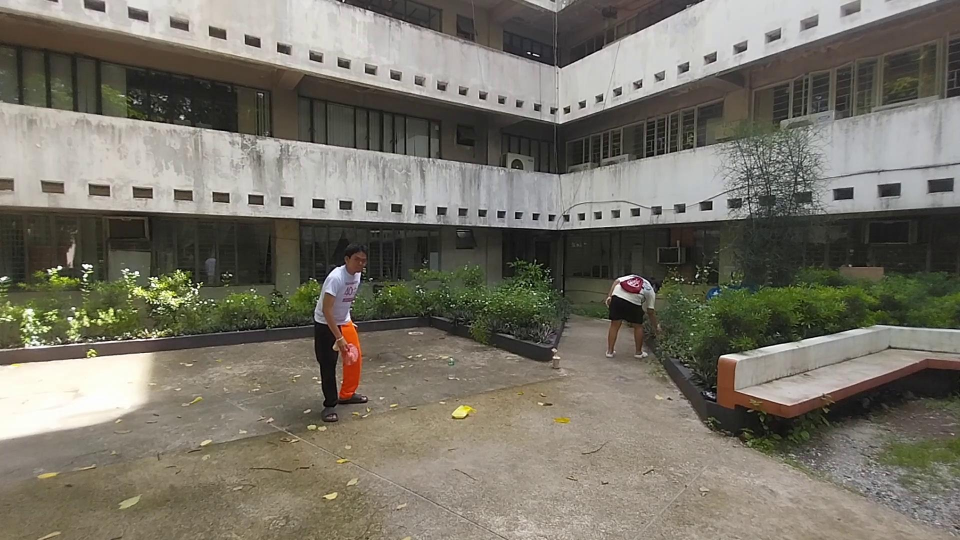
#> input picture test_data/littering/video_10_17_jpg.rf.d73b2a9d727118e168d143d8230f33f4.jpg, 1920 x 1080 px (shown at 1/2 size)
$ python -i spawn_shortclip_experiment.py   (imports and definitions only)
#> lines starting #> are read from the running program, lines starting #| are printed output that depends on the picture
"""Short-clip test of the 'something spawned near a person' idea.

The first frame of a ~3 s window stands in for a background model that has already learned the
empty scene. A candidate is a region that differs from that reference, has stayed unchanged for
`stable_s`, is not covered by any person (now or in the reference frame), and had a person
standing next to it in the last `owner_s` seconds.
"""
import itertools
import json
import pickle
import sys

import cv2
import numpy as np

from pathlib import Path
sys.path.insert(0, str(Path(__file__).resolve().parents[1]))
from stage1_bench import box_hit  # noqa: E402
from stage1_gate import expand_box  # noqa: E402

WIDTH = 480


def small_gray(img):
    s = WIDTH / img.shape[1]
    g = cv2.resize(img, (WIDTH, int(img.shape[0] * s)), interpolation=cv2.INTER_AREA)
    return cv2.GaussianBlur(cv2.cvtColor(g, cv2.COLOR_BGR2GRAY), (5, 5), 0).astype(np.float32), s


# [94 lines left out: functions person_mask, spawn_events, load_litter, load_avenue_normal, score, not called in this run]


# [14 lines not run here, left out]

>>> import cv2
>>> picture = cv2.imread('../../test_data/littering/video_10_17_jpg.rf.d73b2a9d727118e168d143d8230f33f4.jpg')
#> picture is the input picture: shape (1080, 1920, 3); mean B, G, R 103.5, 115, 118.9
>>> result = small_gray(picture)
#> in small_gray, `g = cv2.resize(img, (WIDTH, int(img.shape[0] * s)), interpolation=cv2...`:
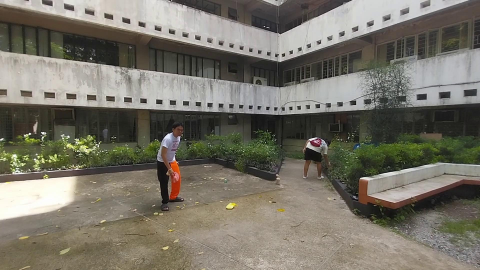
#> g: shape (270, 480, 3); mean B, G, R 103.5, 115, 118.9

$ run again, on test_data/littering/video_11_18_jpg.rf.671cd0f44b52a705fae1f0acb449f0f8.jpg
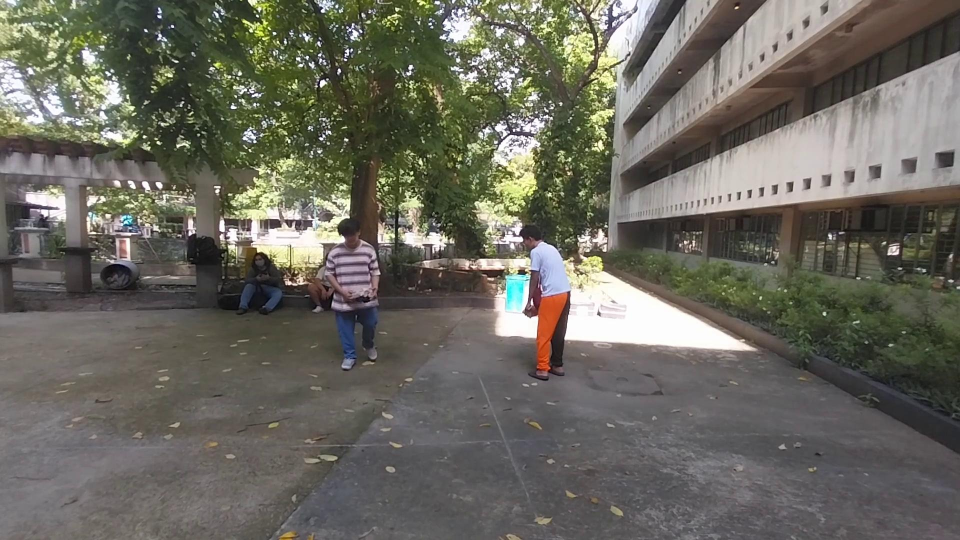
#> input picture test_data/littering/video_11_18_jpg.rf.671cd0f44b52a705fae1f0acb449f0f8.jpg, 1920 x 1080 px (shown at 1/2 size)
#> picture is the input picture: shape (1080, 1920, 3); mean B, G, R 94.8, 104.5, 106.1
#> in small_gray, `g = cv2.resize(img, (WIDTH, int(img.shape[0] * s)), interpolation=cv2...`:
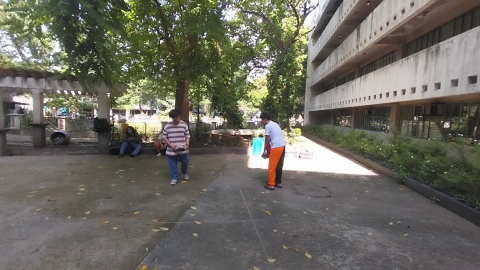
#> g: shape (270, 480, 3); mean B, G, R 94.8, 104.5, 106.1

$ run again, on test_data/littering/video_11_20_jpg.rf.180a4c7df038216eef248bacba96d16b.jpg
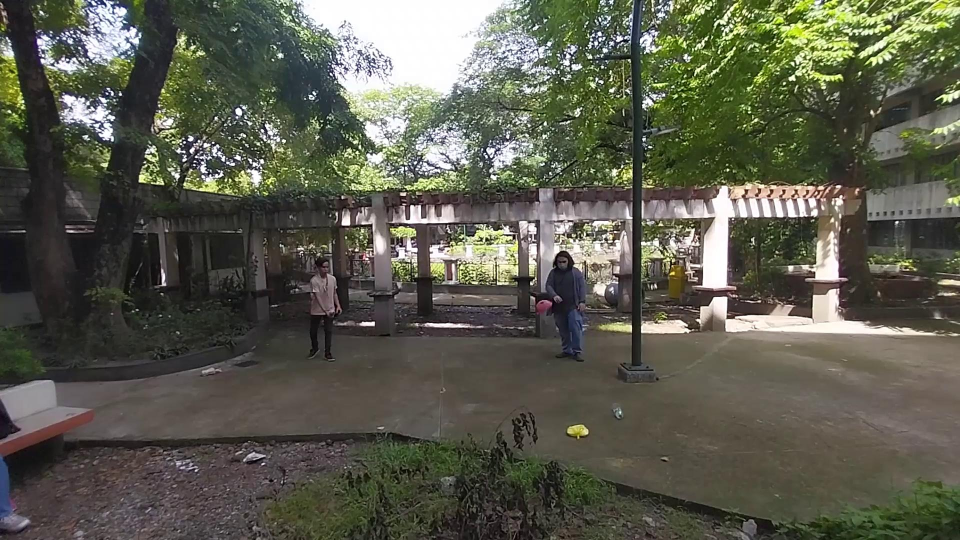
#> input picture test_data/littering/video_11_20_jpg.rf.180a4c7df038216eef248bacba96d16b.jpg, 1920 x 1080 px (shown at 1/2 size)
#> picture is the input picture: shape (1080, 1920, 3); mean B, G, R 77.9, 91.7, 91.1
#> in small_gray, `g = cv2.resize(img, (WIDTH, int(img.shape[0] * s)), interpolation=cv2...`:
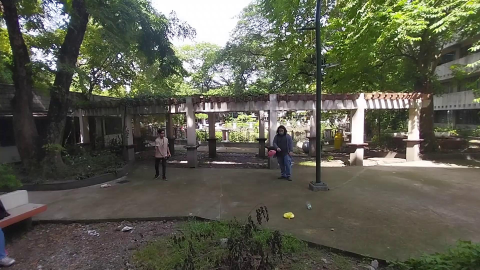
#> g: shape (270, 480, 3); mean B, G, R 77.9, 91.7, 91.1
